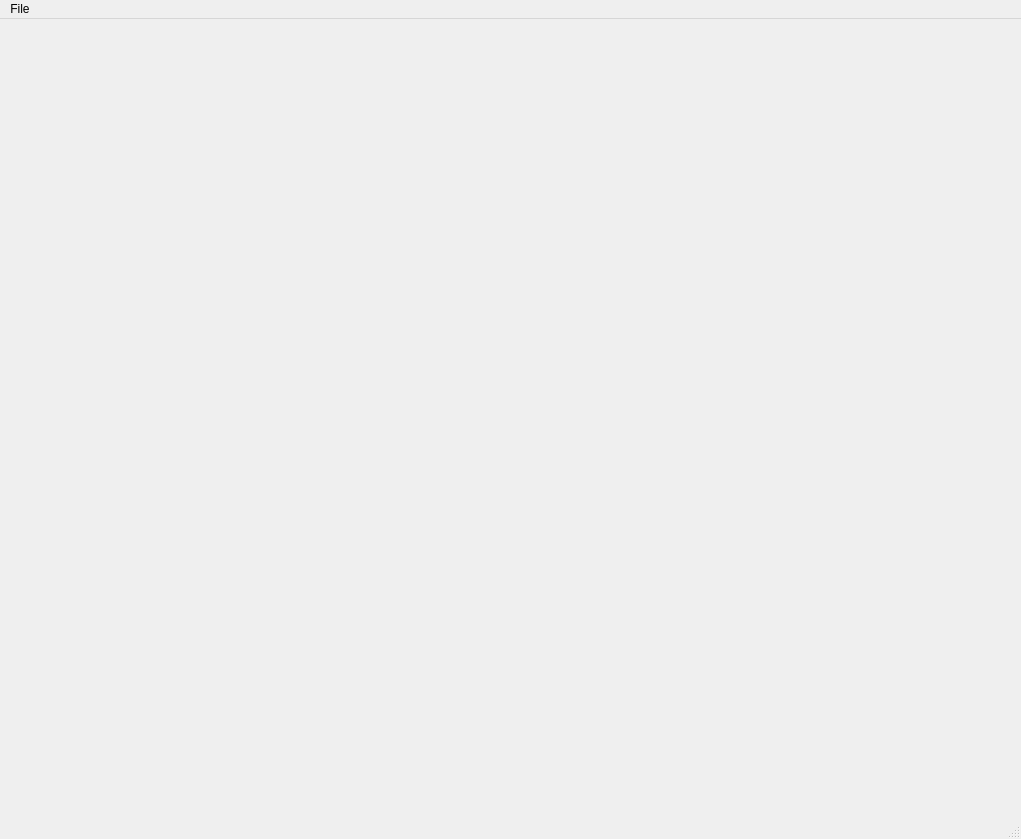
<?xml version="1.0" encoding="UTF-8"?>
<ui version="4.0">
 <class>MainWindowClass</class>
 <widget class="QMainWindow" name="MainWindowClass">
  <property name="windowModality">
   <enum>Qt::NonModal</enum>
  </property>
  <property name="geometry">
   <rect>
    <x>0</x>
    <y>0</y>
    <width>1021</width>
    <height>839</height>
   </rect>
  </property>
  <property name="sizePolicy">
   <sizepolicy hsizetype="Fixed" vsizetype="Fixed">
    <horstretch>0</horstretch>
    <verstretch>0</verstretch>
   </sizepolicy>
  </property>
  <property name="windowTitle">
   <string>MainWindow</string>
  </property>
  <widget class="QWidget" name="centralWidget"/>
  <widget class="QMenuBar" name="menuBar">
   <property name="geometry">
    <rect>
     <x>0</x>
     <y>0</y>
     <width>1021</width>
     <height>21</height>
    </rect>
   </property>
   <widget class="QMenu" name="menuExit">
    <property name="title">
     <string>File</string>
    </property>
    <addaction name="exitAction"/>
   </widget>
   <addaction name="menuExit"/>
  </widget>
  <widget class="QStatusBar" name="statusBar"/>
  <action name="exitAction">
   <property name="text">
    <string>Exit</string>
   </property>
  </action>
 </widget>
 <layoutdefault spacing="6" margin="11"/>
 <resources>
  <include location="mainwindow.qrc"/>
 </resources>
 <connections/>
</ui>
